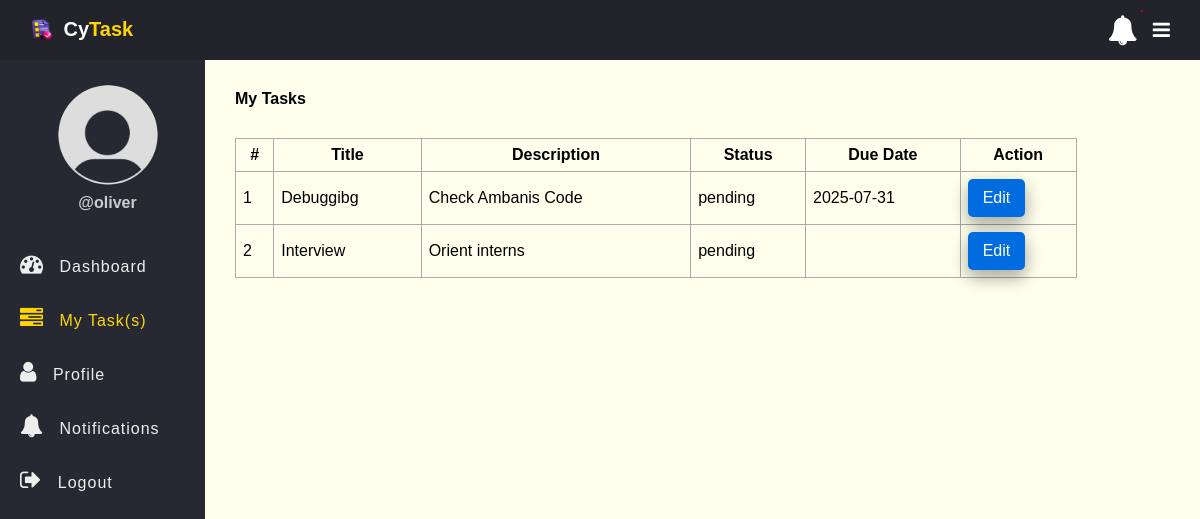
The page /my_task.php (signed in) on the database its author committed.
### tables this page shows
CREATE TABLE `tasks` (
  `id` int(11) NOT NULL AUTO_INCREMENT,
  `title` varchar(100) NOT NULL,
  `description` text DEFAULT NULL,
  `assigned_to` int(11) DEFAULT NULL,
  `due_date` date DEFAULT NULL,
  `status` enum('pending','in_progress','completed') DEFAULT 'pending',
  `created_at` timestamp NOT NULL DEFAULT current_timestamp(),
  PRIMARY KEY (`id`),
  KEY `assigned_to` (`assigned_to`),
  CONSTRAINT `tasks_ibfk_1` FOREIGN KEY (`assigned_to`) REFERENCES `users` (`id`)
);

### app/Model/Task.php (called while the page is built, shortened)
<?php
function get_all_tasks_by_id($conn, $id){
	$sql = "SELECT * FROM tasks WHERE assigned_to=?";
	$stmt = $conn->prepare($sql);
	$stmt->execute([$id]);
	if($stmt->rowCount() > 0){
		$tasks = $stmt->fetchAll();
	}else $tasks = 0;
	return $tasks;
}

### my_task.php (the view, shortened to what this page needs)
<?php
if (isset($_SESSION['role']) && isset($_SESSION['id'])) {
    include "DB_connection.php";
    include "app/Model/Task.php";
    include "app/Model/User.php";
    $tasks = get_all_tasks_by_id($conn, $_SESSION['id']);
 ?>
<!DOCTYPE html>
<html>
<head>
	<link rel="stylesheet" href="https://stackpath.bootstrapcdn.com/font-awesome/4.7.0/css/font-awesome.min.css">
	<link rel="stylesheet" href="css/style.css">
</head>
<body>
	<?php include "inc/header.php" ?>
	<div class="body">
		<?php include "inc/nav.php" ?>
		<section class="section-1">
			<h4 class="title">My Tasks</h4>
			<?php if ($tasks != 0) { ?>
			<table class="main-table">
				<tr>
					<th>#</th>
					<th>Title</th>
					<th>Description</th>
					<th>Status</th>
					<th>Due Date</th>
					<th>Action</th>
				</tr>
				<?php $i=0; foreach ($tasks as $task) { ?>
				<tr>
					<td><?=++$i?></td>
					<td><?=$task['title']?></td>
					<td><?=$task['description']?></td>
					<td><?=$task['status']?></td>
	            <td><?=$task['due_date']?></td>
					<td>
						<a href="edit-task-employee.php?id=<?=$task['id']?>" class="edit-btn">Edit</a>
					</td>
				</tr>
			   <?php	} ?>
			</table>
		<?php }else { ?>
			<h3>Empty</h3>
		<?php  }?>
		</section>
	</div>
</body>
</html>
<?php }else{
   $em = "First login";
   header("Location: login.php?error=$em");
   exit();
}
 ?>

### css/style.css (style rules this page uses)
* { padding: 0; margin: 0; box-sizing: border-box; font-family: arial, sans-serif; }
.body { display: flex; }
.section-1 { padding: 30px; }
.section-1 .title { margin-bottom: 10px; }
.section-1 { width: 100%; background: #ffe; }
.main-table, .main-table tr, .main-table th, .main-table td { border: 1px solid #aaa; border-collapse: collapse; padding: 7px; }
.main-table { width: 90%; margin-top: 30px; }
.edit-btn { text-decoration: none; display: inline-block; padding-left: 10px; border: none; background: #006CE0; padding: 10px 15px; color: #fff; font-size: 16px; border-radius: 5px; cursor: pointer; outline: none; transition: background 1s; box-shadow: 0 8px 16px 0 rgba(0,0,0,0.2), 0 6px 20px 0 rgba(0,0,0,0.19); }

### rows shown on the page
tasks: title "Debuggibg", description "Check Ambanis Code", status "pending", due_date "2025-07-31"
tasks: title "Interview", description "Orient interns", status "pending"

### other values the page prints
$_SESSION['username'] "oliver"
